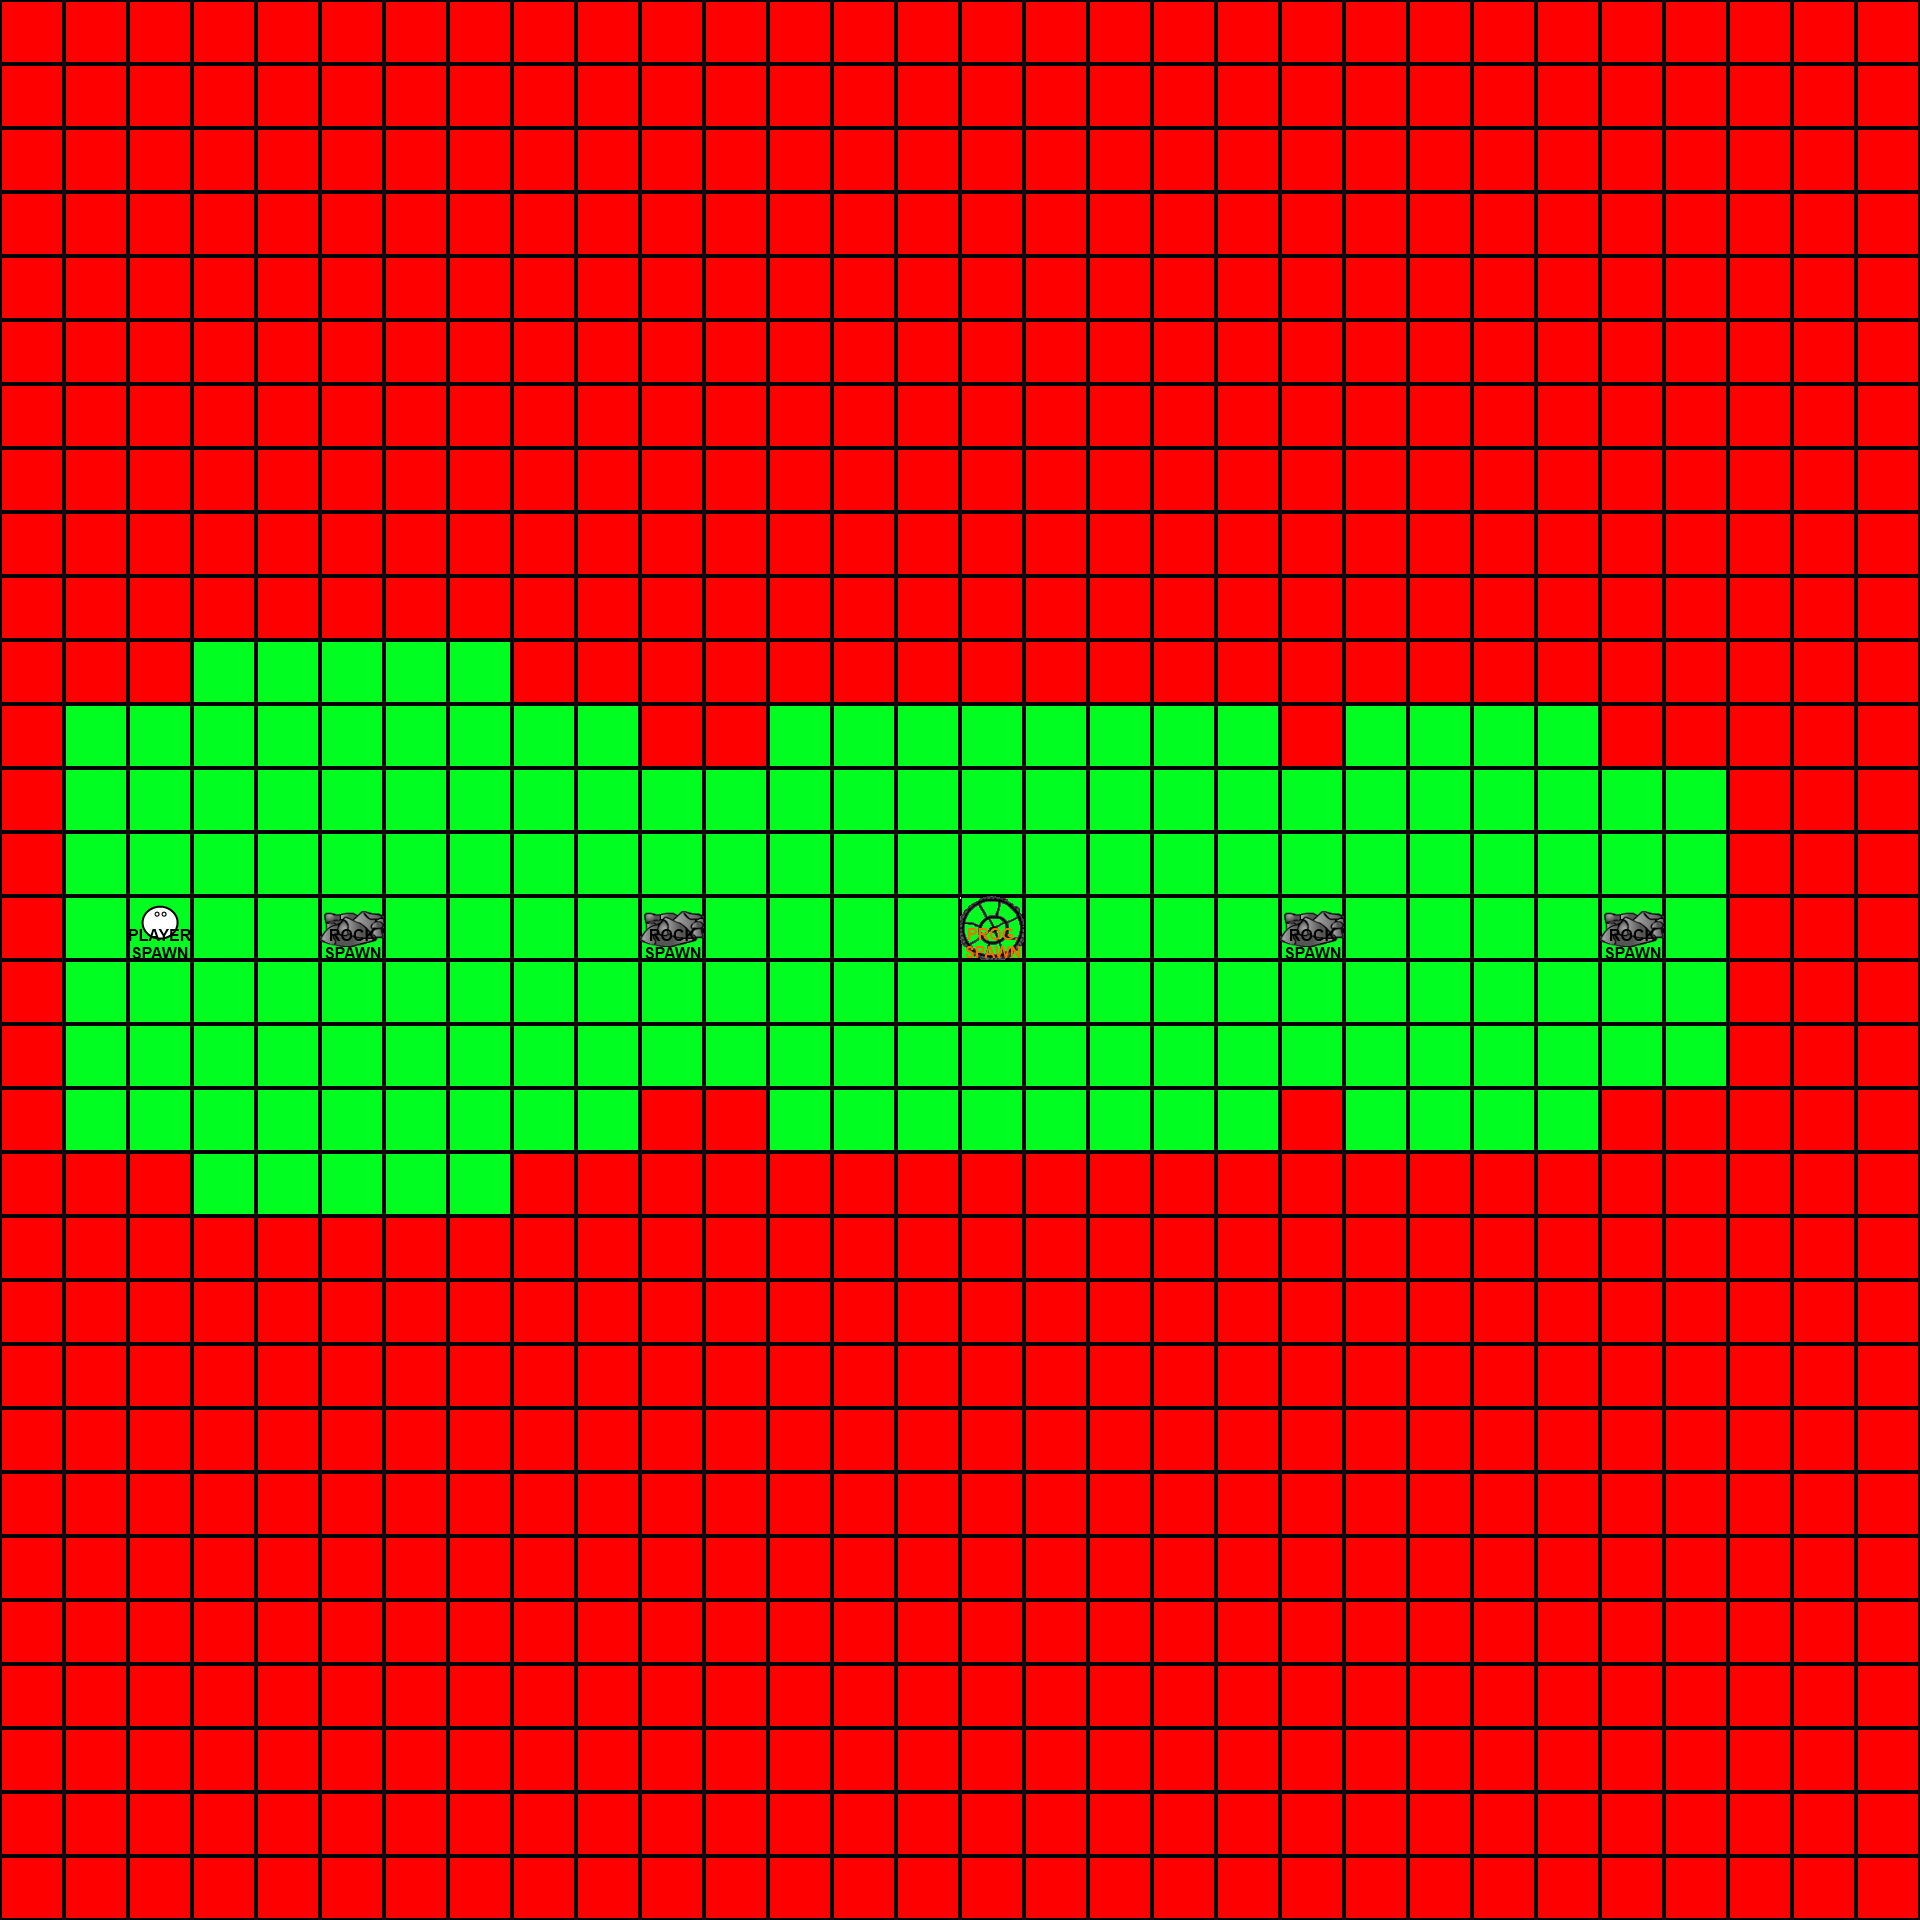

This is a level from a 2D game, rendered from its Tiled map with the project's own tilesets. A one-line summary and the map file follow, with tile-layer data summarised:
An orthogonal 30x30 tile map with 64x64 px tiles, 2 tile layers (tiles, spawns).

<map version="1.0" orientation="orthogonal" width="30" height="30" tilewidth="64" tileheight="64">
 <tileset firstgid="1" name="tileset" tilewidth="64" tileheight="64">
  <image source="tileset.png" width="448" height="64" />
 </tileset>
 <layer name="tiles" width="30" height="30">
  <data>[900 cells, 900 non-empty, 2 distinct tile ids]</data>
 </layer>
 <layer name="spawns" width="30" height="30">
  <data>[900 cells, 6 non-empty, 3 distinct tile ids]</data>
 </layer>
</map>
